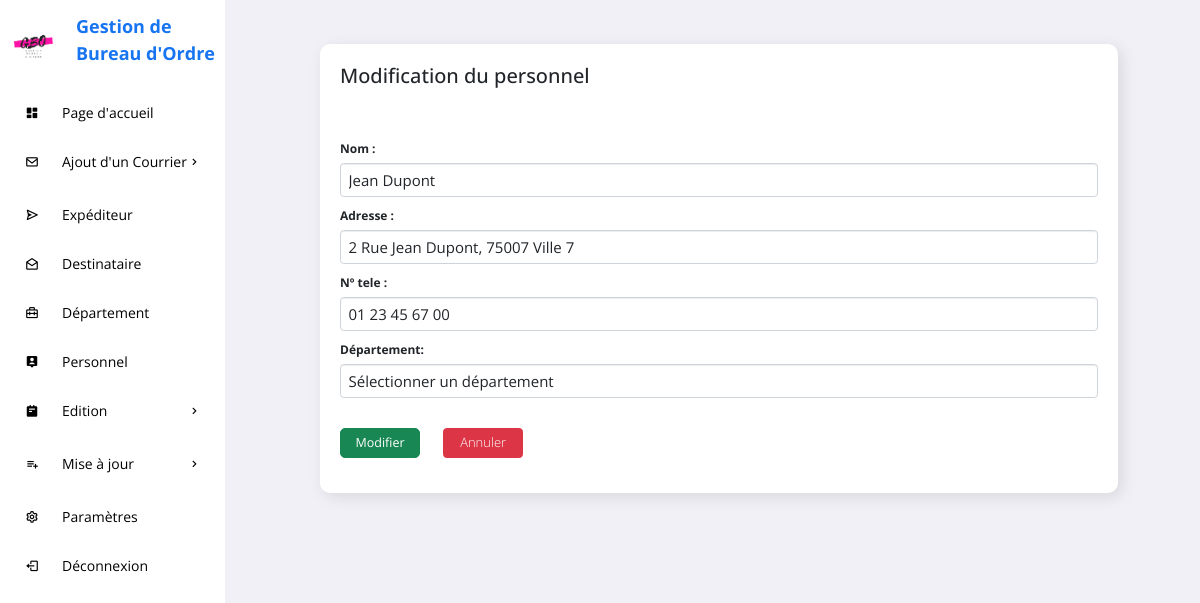
Page /GESTION_COURRIERS/modifierPer.php?modifier=1 on the committed database.
### tables this page shows
CREATE TABLE IF NOT EXISTS `personnel` (
  `ID_PERSONNEL` int(11) NOT NULL AUTO_INCREMENT,
  `ID_DEPARTEMENT` int(11) DEFAULT NULL,
  `NOM_PERSONNEL` varchar(255) DEFAULT NULL,
  `ADRESSE_PERSONNEL` text,
  `TEL_PERSONNEL` text,
  `NOM_DEPARTEMENT` text,
  PRIMARY KEY (`ID_PERSONNEL`),
  KEY `ID_DEPARTEMENT` (`ID_DEPARTEMENT`)
);

### GESTION_COURRIERS/modifierPer.php (the view, shortened to what this page needs)
<?php
    include "connexion/config.php";
    $id = $_GET['modifier'];
?>
<!DOCTYPE html>
<html lang="en">
<head>
    <link href="https://cdn.jsdelivr.net/npm/bootstrap@5.0.2/dist/css/bootstrap.min.css" rel="stylesheet">
    <link rel="stylesheet" href="https://maxcdn.bootstrapcdn.com/bootstrap/3.3.6/css/bootstrap.min.css" />
    <link rel="stylesheet" href="https://cdnjs.cloudflare.com/ajax/libs/bootstrap-multiselect/0.9.13/css/bootstrap-multiselect.css" />
    <link href='https://unpkg.com/boxicons@2.0.9/css/boxicons.min.css' rel='stylesheet'>
	<link rel="stylesheet" href="https://cdn.jsdelivr.net/npm/bootstrap@5.2.0/dist/css/bootstrap.min.css">
    <link rel="stylesheet" href="css/style.css">
</head>
<body>
    <section id="sidebar">
		<a href="#" class="brand"><img src="image/logo.png" width="55" height="55" style="margin-top:20px;"><span>Gestion de Bureau d'Ordre</span></a>
		<ul class="side-menu">
			<li><a href="pageAcc.php" class="active"><i class='bx bxs-dashboard icon' ></i>Page d'accueil</a></li>
			<li>
				<a href="#"><i class='bx bx-envelope icon' ></i>Ajout d'un Courrier<i class='bx bx-chevron-right icon-right' ></i></a>
			</li>
			<li><a href="expediteur.php"><i class='bx bx-send icon' ></i>Expéditeur</a></li>
			<li><a href="destinataire.php"><i class='bx bx-envelope-open icon' ></i>Destinataire</a></li>
			<li><a href="departement.php"><i class='bx bx-briefcase-alt-2 icon' ></i>Département</a></li>
			<li><a href="personnel.php"><i class='bx bxs-user-pin icon' ></i>Personnel</a></li>
			<li>
				<a href="#"><i class='bx bxs-notepad icon' ></i>Edition <i class='bx bx-chevron-right icon-right' ></i></a>
			</li>
            <li>
				<a href="#"><i class='bx bx-list-plus icon' ></i>Mise à jour<i class='bx bx-chevron-right icon-right' ></i></a>
			</li>
			<li><a href="settings.php"><i class='bx bx-cog icon'></i>Paramètres</a></li>
			<li><a href="deconn.php"><i class='bx bx-log-out icon' ></i> Déconnexion</a></li>
		</ul>
	</section>
	<section id="content">
		<main>
			<div class="data">
				<div class="content-data">
					<div class="details">
						<div class="recentOrders">
							<div class="cardHeader">
								<h2>Modification du personnel</h2><br>
							</div>
                            <form action="" method="POST">
                            <?php
                                $sql = "SELECT * FROM personnel where ID_PERSONNEL = '$id'";
                                $pers = $conn->prepare($sql);
                                $pers->execute();
                                $tabPers=$pers->fetchAll(PDO::FETCH_ASSOC);
                                foreach($tabPers as $value){
                            ?>
                            <div class="mb-3">
                                <label>Nom :</label>
                                <input type="text" value="<?php echo $value['NOM_PERSONNEL']?>" name="nomP" class="form-control">
                            </div>
                            <div class="mb-3">
                                <label>Adresse :</label>
                                <input type="text" value="<?php echo $value['ADRESSE_PERSONNEL']?>" name="adresseP" class="form-control">
                            </div>
                            <div class="mb-3">
                                <label>N&#186; tele :</label>
                                <input type="text" value="<?php echo $value['TEL_PERSONNEL']?>" name="tele" class="form-control">
                            </div>
                            <?php }?>
                            <div class="mb-5">
                                <label>Département:</label>
                                <select name="dep" class="form-control">
                                <option value="" selected disabled hidden>Sélectionner un département</option>
                                </select>
                            </div>
                            <div class="mb-4">
                                <button type="submit" name="mPer" class="btn btn-success btn-lg">Modifier</button>
                                <button type="submit" name="" class="btn btn-danger"><a href="personnel.php">Annuler</a></button>
                            </div>
                        </form>
						</div>
					</div>
				</div>
			</div>
		</main>
	</section>
</body>
</html>

### GESTION_COURRIERS/css/style.css (style rules this page uses)
* { font-family: 'Open Sans', sans-serif !important; margin: 0; padding: 0; box-sizing: border-box; }
:root { --grey: #F1F0F6; --dark-grey: #8D8D8D; --light: #fff; --dark: #000; --green: #81D43A; --light-green: #E3FFCB; --blue: #1775F1; --light-blue: #D0E4FF; --dark-blue: #0C5FCD; --red: #FC3B56; }
html { overflow-x: hidden; }
body { background: var(--grey); overflow-x: hidden; }
a { text-decoration: none; }
li { list-style: none; }
#sidebar { position: fixed; max-width: 225px; width: 100%; background: var(--light); top: 0; left: 0; height: 100%; overflow-y: auto; scrollbar-width: none; transition: all .3s ease; z-index: 200; }
#sidebar .brand { font-size: 24px; display: flex; align-items: center; height: 64px; font-weight: 700; color: var(--blue); position: sticky; top: 0; left: 0; z-index: 100; background: var(--light); transition: all .3s ease; padding: 0 6px; }
#sidebar .brand span { font-size: 18px; margin-top: 15px; margin-left: 15px; }
#sidebar .icon { min-width: 48px; display: flex; justify-content: center; align-items: center; margin-right: 6px; }
#sidebar .icon-right { margin-left: auto; transition: all .3s ease; }
#sidebar .side-menu { margin: 26px 0; padding: 0 8px; transition: all .3s ease; }
#sidebar .side-menu a { display: flex; align-items: center; font-size: 14px; color: var(--dark); padding: 12px 16px 12px 0; transition: all .3s ease; border-radius: 10px; margin: 4px 0; white-space: nowrap; }
#sidebar a { text-decoration: none; }
#content { position: relative; width: calc(100% - 227px); left: 225px; transition: all .3s ease; }
main { width: 96%; padding: 24px 41px 20px 65px; }
main .data { display: flex; grid-gap: 20px; margin-top: 20px; flex-wrap: wrap; }
main .data .content-data { flex-grow: 1; flex-basis: 400px; font-size: 12px; padding: 20px; margin-left: 30px; background: var(--light); border-radius: 10px; box-shadow: 4px 4px 16px rgba(0, 0, 0, .1); }
main form { margin-top: 6px; }
form button { width: 80px; height: 30px; margin-right: 20px; }
.details .cardHeader { display: flex; justify-content: space-between; align-items: flex-start; height: 70px; }
button a { font-size: 13px; font-weight: 300; color: white; }
.form-control { font-size: 15px !important; }

### rows in the picture
personnel: nomP "Jean Dupont", adresseP "2 Rue Jean Dupont, 75007 Ville 7", tele "01 23 45 67 00"
